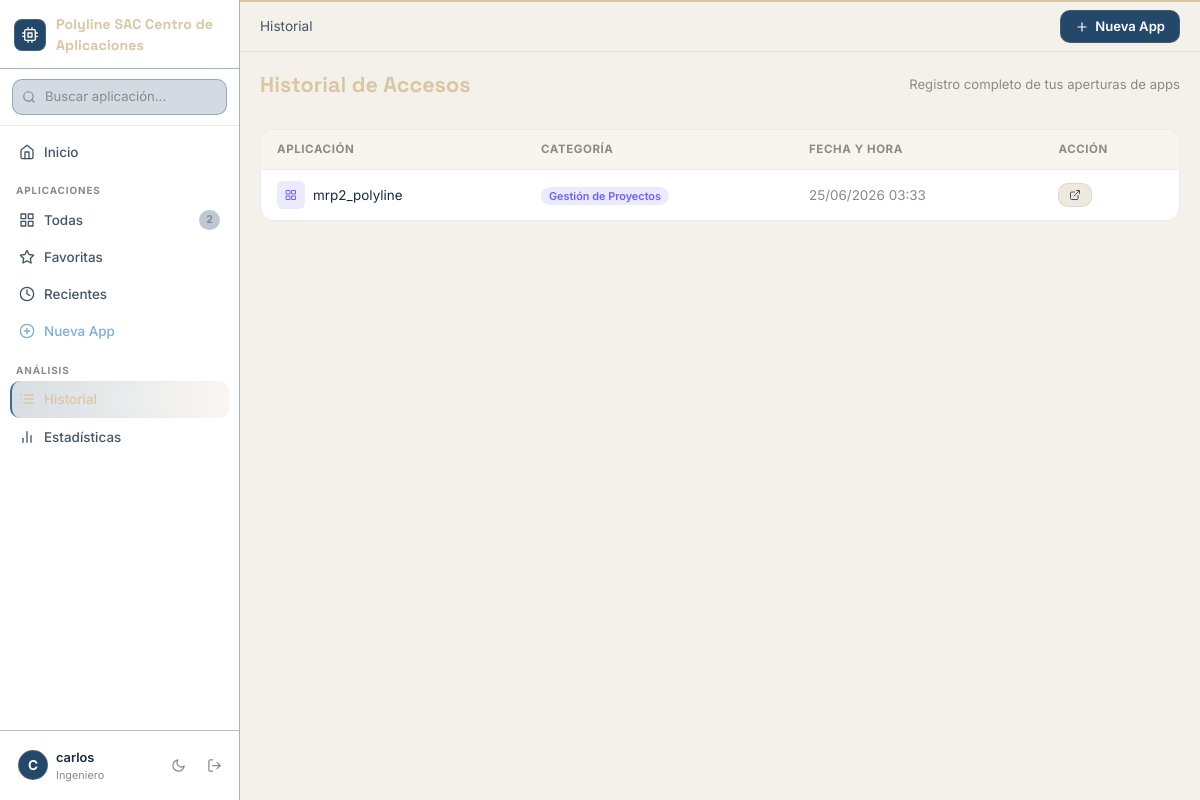
/history (signed in), run on an earlier commit of the app's database.
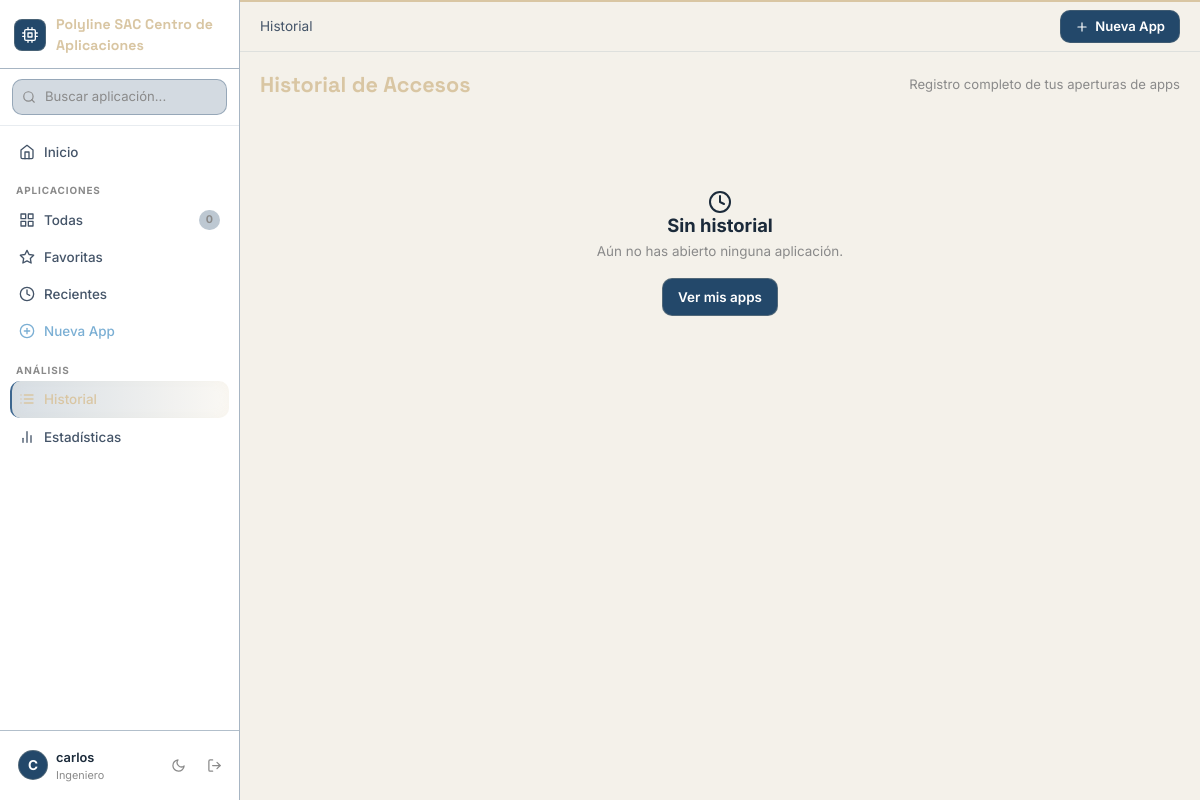
And on a later commit of the database.
### models/history.py (models this page shows, shortened)
class History(db.Model):
    __tablename__ = 'history'
    id = db.Column(db.Integer, primary_key=True)
    user_id = db.Column(db.Integer, db.ForeignKey('users.id'), nullable=False)
    application_id = db.Column(db.Integer, db.ForeignKey('applications.id'), nullable=False)
    fecha_acceso = db.Column(db.DateTime, default=datetime.utcnow)

### models/application.py (models this page shows, shortened)
class Application(db.Model):
    __tablename__ = 'applications'
    id = db.Column(db.Integer, primary_key=True)
    user_id = db.Column(db.Integer, db.ForeignKey('users.id'), nullable=False)
    nombre = db.Column(db.String(150), nullable=False)
    url = db.Column(db.String(500), nullable=False)
    descripcion = db.Column(db.Text, default='')
    categoria = db.Column(db.String(100), default='Otras')
    favorito = db.Column(db.Boolean, default=False)
    icono = db.Column(db.String(50), default='grid')
    color = db.Column(db.String(20), default='#6C63FF')
    fecha_creacion = db.Column(db.DateTime, default=datetime.utcnow)
    history = db.relationship('History', backref='application', lazy='dynamic', cascade='all, delete-orphan')

### routes/stats.py (the view)
@stats_bp.route('/history')
@login_required
def history():
    page = int(request.args.get('page', 1))
    per_page = 20
    entries = (
        History.query
        .filter_by(user_id=current_user.id)
        .order_by(History.fecha_acceso.desc())
        .paginate(page=page, per_page=per_page, error_out=False)
    )
    return render_template('stats/history.html', entries=entries)

### app.py (called while the page is built)
def create_app():
    app = Flask(__name__)
    app.config.from_object(Config)
    db.init_app(app)
    login_manager = LoginManager()
    login_manager.init_app(app)
    login_manager.login_view = 'auth.login'
    login_manager.login_message = ''
    login_manager.login_message_category = 'warning'
    @login_manager.user_loader
    def load_user(user_id):
        return User.query.get(int(user_id))
    from routes.auth import auth_bp
    from routes.dashboard import dashboard_bp
    from routes.apps import apps_bp
    from routes.profile import profile_bp
    from routes.stats import stats_bp
    app.register_blueprint(auth_bp)
    app.register_blueprint(dashboard_bp)
    app.register_blueprint(apps_bp)
    app.register_blueprint(profile_bp)
    app.register_blueprint(stats_bp)
    with app.app_context():
        db.create_all()
    return app

### templates/stats/history.html (shortened to what this page needs)
{% extends 'base.html' %}
{% block breadcrumb %}<span>Historial</span>{% endblock %}
{% block content %}
<div class="history-page">
    <div class="page-header">
        <h1 class="page-title">Historial de Accesos</h1>
        <p class="page-subtitle">Registro completo de tus aperturas de apps</p>
    </div>
    {% if entries.items %}
    <div class="history-table-wrap">
        <table class="history-table">
            <thead>
                <tr>
                    <th>Aplicación</th>
                    <th>Categoría</th>
                    <th>Fecha y hora</th>
                    <th>Acción</th>
                </tr>
            </thead>
            <tbody>
                {% for entry in entries.items %}
                <tr>
                    <td>
                        <div class="hist-app">
                            <div class="hist-icon" style="background: {{ entry.application.color }}22; color: {{ entry.application.color }}">
                                <i data-feather="{{ entry.application.icono }}"></i>
                            </div>
                            <span>{{ entry.application.nombre }}</span>
                        </div>
                    </td>
                    <td><span class="cat-badge" style="background:{{ entry.application.color }}22;color:{{ entry.application.color }}">{{ entry.application.categoria }}</span></td>
                    <td class="hist-date">{{ entry.fecha_acceso.strftime('%d/%m/%Y %H:%M') }}</td>
                    <td>
                        <a href="{{ url_for('apps.open_app', app_id=entry.application_id) }}" target="_blank" class="btn btn-ghost btn-sm">
                            <i data-feather="external-link"></i>
                        </a>
                    </td>
                </tr>
                {% endfor %}
            </tbody>
        </table>
    </div>
    {% else %}
    <div class="empty-state">
        <div class="empty-icon"><i data-feather="clock"></i></div>
        <h2>Sin historial</h2>
        <p>Aún no has abierto ninguna aplicación.</p>
        <a href="{{ url_for('apps.list_apps') }}" class="btn btn-accent">Ver mis apps</a>
    </div>
    {% endif %}
</div>
{% endblock %}

### templates/base.html (shortened to what this page needs)
<!DOCTYPE html>
<html lang="es" data-theme="dark">
<head>
    <link href="https://cdn.jsdelivr.net/npm/bootstrap@5.3.0/dist/css/bootstrap.min.css" rel="stylesheet">
    <link rel="stylesheet" href="{{ url_for('static', filename='css/main.css') }}">
</head>
<body>
{% if current_user.is_authenticated %}
  <aside class="sidebar" id="sidebar">
    <div class="sb-brand">
      <div class="sb-logo-wrap">
        <div class="sb-logo"><i data-feather="cpu"></i></div>
        <span class="sb-name">Polyline SAC
          Centro de Aplicaciones</span>
      </div>
    </div>
    <div class="sb-search-wrap">
      <i data-feather="search" class="sb-search-ico"></i>
      <input type="text" id="globalSearch" placeholder="Buscar aplicación..." autocomplete="off">
    </div>
    <nav class="sb-nav">
      <a href="{{ url_for('dashboard.index') }}" class="sb-link {% if request.endpoint == 'dashboard.index' %}is-active{% endif %}">
        <i data-feather="home"></i><span>Inicio</span>
      </a>
      <p class="sb-section">Aplicaciones</p>
      <a href="{{ url_for('apps.list_apps') }}" class="sb-link {% if request.endpoint == 'apps.list_apps' %}is-active{% endif %}">
        <i data-feather="grid"></i><span>Todas</span>
        <span class="sb-pill">{{ current_user.applications.count() }}</span>
      </a>
      <a href="{{ url_for('apps.favorites') }}" class="sb-link {% if request.endpoint == 'apps.favorites' %}is-active{% endif %}">
        <i data-feather="star"></i><span>Favoritas</span>
      </a>
      <a href="{{ url_for('apps.recent') }}" class="sb-link {% if request.endpoint == 'apps.recent' %}is-active{% endif %}">
        <i data-feather="clock"></i><span>Recientes</span>
      </a>
      <a href="{{ url_for('apps.new_app') }}" class="sb-link sb-link--accent {% if request.endpoint == 'apps.new_app' %}is-active{% endif %}">
        <i data-feather="plus-circle"></i><span>Nueva App</span>
      </a>
      <p class="sb-section">Análisis</p>
      <a href="{{ url_for('stats.history') }}" class="sb-link {% if request.endpoint == 'stats.history' %}is-active{% endif %}">
        <i data-feather="list"></i><span>Historial</span>
      </a>
      <a href="{{ url_for('stats.stats') }}" class="sb-link {% if request.endpoint == 'stats.stats' %}is-active{% endif %}">
        <i data-feather="bar-chart-2"></i><span>Estadísticas</span>
      </a>
    </nav>
    <div class="sb-footer">
      <a href="{{ url_for('profile.profile') }}" class="sb-user {% if request.endpoint == 'profile.profile' %}is-active{% endif %}">
        <div class="sb-avatar">{{ current_user.nombre[0].upper() }}</div>
        <div class="sb-user-text">
          <span class="sb-user-name">{{ current_user.nombre }}</span>
          <span class="sb-user-role">Ingeniero</span>
        </div>
      </a>
      <button class="sb-icon-btn" id="themeToggle" title="Cambiar tema">
        <i data-feather="moon" id="themeIcon"></i>
      </button>
      <a href="{{ url_for('auth.logout') }}" class="sb-icon-btn sb-logout" title="Cerrar sesión">
        <i data-feather="log-out"></i>
      </a>
    </div>
  </aside>
  <div class="main-wrap" id="mainWrap">
    <header class="topbar">
      <div class="topbar-crumb">{% block breadcrumb %}{% endblock %}</div>
      <div class="topbar-right">
        <a href="{{ url_for('apps.new_app') }}" class="btn-top-accent">
          <i data-feather="plus"></i> Nueva App
        </a>
      </div>
    </header>
    <div class="page-body">
      {% block content %}{% endblock %}
    </div>
  </div>
{% else %}
  <div class="auth-shell">
    {% block auth_content %}{% endblock %}
  </div>
{% endif %}
</body>
</html>

What changed in the data, as far as the page shows it:
removed History: application.nombre "mrp2_polyline", application.categoria "Gestión de Proyectos", fecha_acceso "25/06/2026 03:33"
Also different on the page:
{{ current_user.applications.count() }}: "2" → "0"
text no longer shown: "APLICACIÓN CATEGORÍA FECHA Y HORA ACCIÓN"
text now shown: "Sin historial Aún no has abierto ninguna aplicación. Ver mis apps"
